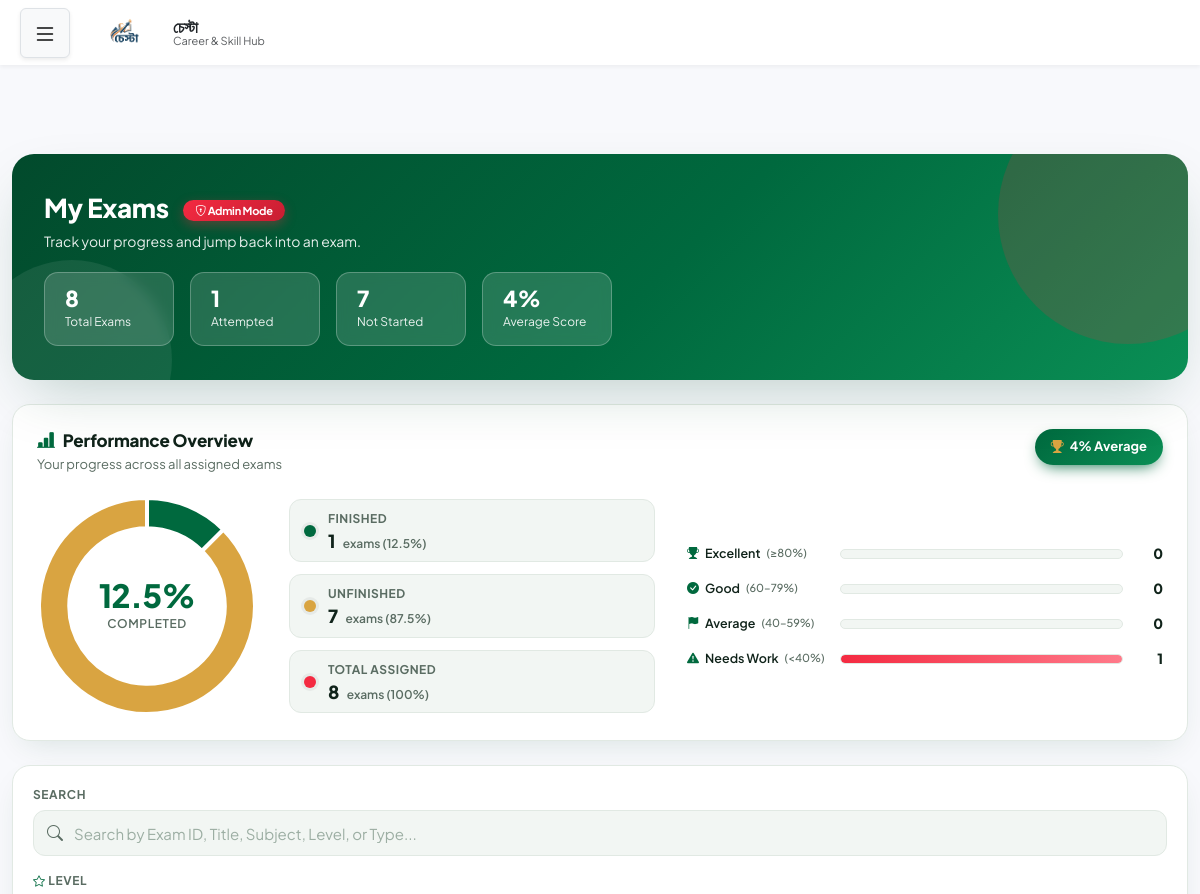
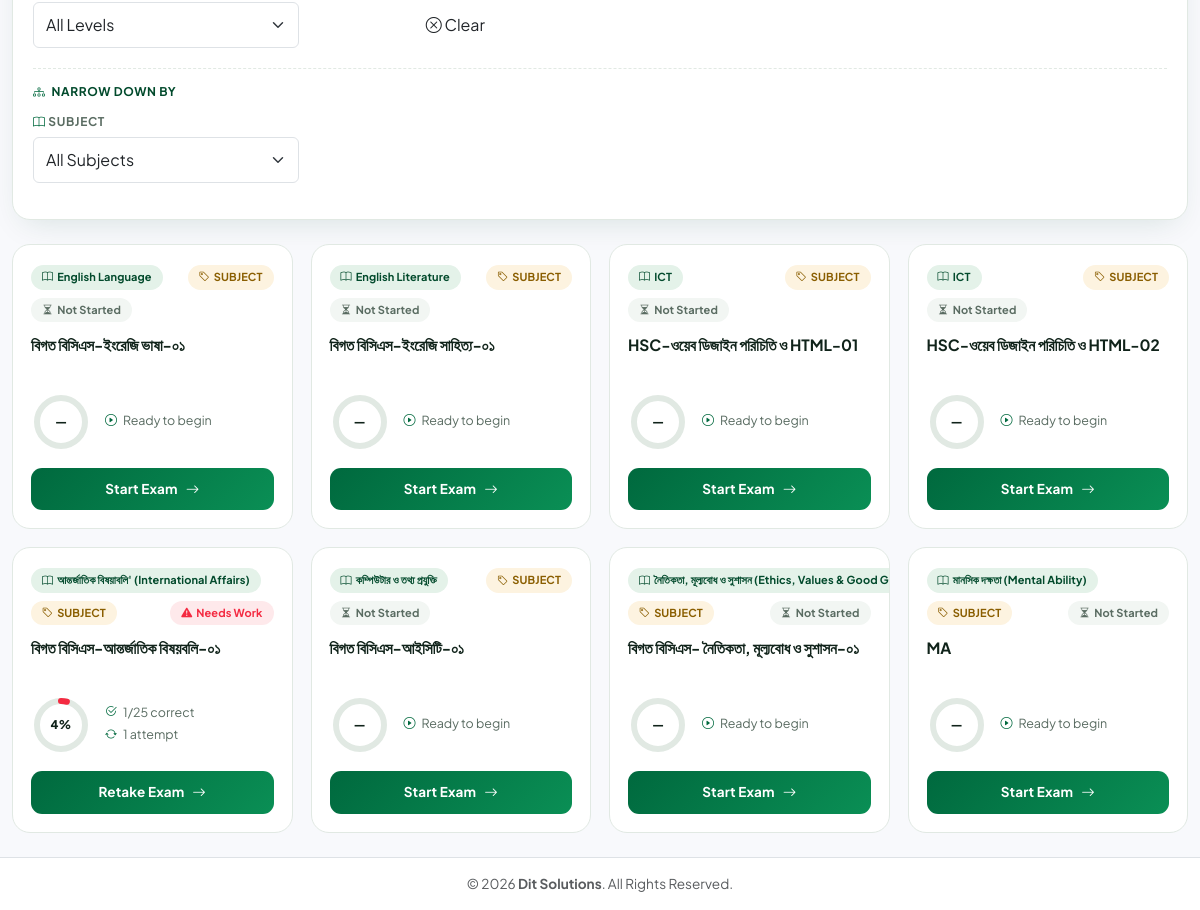
The page /exam_list.php (signed in) on the database its author committed (2 pictures, top to bottom).
### tables this page shows
CREATE TABLE `exams_info` (
  `exam_id` varchar(100) NOT NULL,
  `level_id` int(11) NOT NULL,
  `subject_id` int(11) DEFAULT NULL,
  `chapter_id` int(11) DEFAULT NULL,
  `topic_id` int(11) DEFAULT NULL,
  `exam_date` date DEFAULT NULL,
  `AUTHORIZED_STATUS` char(1) DEFAULT NULL,
  `AUTHORIZED_USER` varchar(100) DEFAULT NULL,
  `AUTHORIZED_DATE` date DEFAULT NULL,
  `title` varchar(255) NOT NULL,
  `created_date` datetime DEFAULT current_timestamp(),
  `br_code` varchar(20) DEFAULT NULL,
  `org_code` varchar(20) DEFAULT NULL,
  `ENTRY_DATE` date DEFAULT NULL,
  `ENTRY_USER` varchar(200) DEFAULT NULL,
  `EDIT_DATE` date DEFAULT NULL,
  `EDIT_USER` varchar(200) DEFAULT NULL,
  `DELETE_DATE` date DEFAULT NULL,
  `DELETE_USER` varchar(200) DEFAULT NULL,
  `exam_type_id` int(11) NOT NULL,
  `remarks` text NOT NULL
);

CREATE TABLE `subjects` (
  `id` int(11) NOT NULL,
  `level_id` int(11) NOT NULL,
  `name` varchar(255) NOT NULL,
  `BR_CODE` varchar(20) DEFAULT NULL,
  `ORG_CODE` varchar(20) DEFAULT NULL,
  `AUTHORIZED_STATUS` char(1) DEFAULT 'N',
  `AUTHORIZED_USER` varchar(100) DEFAULT NULL,
  `AUTHORIZED_DATE` date DEFAULT NULL,
  `ENTRY_DATE` date DEFAULT NULL,
  `ENTRY_USER` varchar(200) DEFAULT NULL,
  `EDIT_DATE` date DEFAULT NULL,
  `EDIT_USER` varchar(200) DEFAULT NULL,
  `DELETE_USER` varchar(200) DEFAULT NULL,
  `DELETE_DATE` date DEFAULT NULL
);

CREATE TABLE `exam_types` (
  `id` int(11) NOT NULL,
  `type_name` varchar(50) NOT NULL,
  `description` varchar(255) DEFAULT NULL,
  `status` char(1) DEFAULT 'Y'
);

### exam_list.php (the view, shortened to what the rows shown need)
<?php
require 'db.php';
$userSession = $_SESSION['user'];
$userId = $userSession['user_id'] ?? $userSession['USER_ID'] ?? '';
$FIXED_EXAM_TYPE_ID = 3;
$searchKeyword    = isset($_GET['search']) ? trim($_GET['search']) : '';
$sql = "SELECT
            e.exam_id,
            e.title,
            e.subject_id,
            e.level_id,
            e.exam_type_id,
            s.name as subject_name,
            l.name as level_name,
            t.type_name as exam_type_name
        FROM exams_info e
        LEFT JOIN subjects s ON e.subject_id = s.id
        LEFT JOIN levels l ON e.level_id = l.id
        LEFT JOIN exam_types t ON e.exam_type_id = t.id
        WHERE e.AUTHORIZED_STATUS = 'Y'
          AND e.exam_type_id = :fixed_exam_type_id";
$params = ['fixed_exam_type_id' => $FIXED_EXAM_TYPE_ID];
$sql .= " ORDER BY s.name ASC, e.title ASC";
try {
    $stmt = $pdo->prepare($sql);
    $stmt->execute($params);
    $exams = $stmt->fetchAll(PDO::FETCH_ASSOC);
} catch (PDOException $e) {
    error_log("Error fetching exams: " . $e->getMessage());
    $exams = [];
}
$examStatuses = [];
if (!empty($exams) && !empty($userId)) {
    $examIds = array_column($exams, 'exam_id');
    $placeholders = implode(',', array_fill(0, count($examIds), '?'));
    try {
        $statusStmt = $pdo->prepare("
            SELECT
                exam_id,
                COUNT(*) as attempt_count,
                MAX(score_pct) as best_score,
                MAX(correct_ans) as best_correct,
                total_questions,
                MIN(time_submitted) as first_attempt,
                MAX(time_submitted) as last_attempt,
                GROUP_CONCAT(DISTINCT grade ORDER BY score_pct DESC) as grades
            FROM exam_results
            WHERE exam_id IN ($placeholders) AND user_id = ?
            GROUP BY exam_id
        ");
        $params2 = array_merge($examIds, [$userId]);
        $statusStmt->execute($params2);
        $results = $statusStmt->fetchAll(PDO::FETCH_ASSOC);
        foreach ($results as $result) {
            $bestScore = round($result['best_score']);
            $bestCorrect = $result['best_correct'];
            $totalQues = $result['total_questions'];
            if ($bestScore >= 80) {
                $performance = 'excellent';
                $performanceText = 'Excellent';
                $icon = 'bi-trophy-fill';
                $color = '#0a8f55';
            } elseif ($bestScore >= 60) {
                $performance = 'good';
                $performanceText = 'Good';
                $icon = 'bi-check-circle-fill';
                $color = '#3b82a0';
            } elseif ($bestScore >= 40) {
                $performance = 'average';
                $performanceText = 'Average';
                $icon = 'bi-flag-fill';
                $color = '#d9a441';
            } else {
                $performance = 'needs-improvement';
                $performanceText = 'Needs Work';
                $icon = 'bi-exclamation-triangle-fill';
                $color = '#f42a41';
            }
            $examStatuses[$result['exam_id']] = [
                'attempted' => true,
                'attempt_count' => $result['attempt_count'],
                'best_score' => $result['best_score'],
                'best_correct' => $bestCorrect,
                'total_questions' => $totalQues,
                'best_wrong' => $totalQues - $bestCorrect,
                'best_score_rounded' => $bestScore,
                'performance' => $performance,
                'performance_text' => $performanceText,
                'icon' => $icon,
                'color' => $color,
                'last_attempt' => $result['last_attempt'],
                'grades' => $result['grades']
            ];
        }
    } catch (PDOException $e) {
        error_log("Error fetching exam status: " . $e->getMessage());
    }
}
function getExamCard($exam, $statuses, $searchKeyword) {
    $examId = $exam['exam_id'];
    $hasResult = isset($statuses[$examId]) && $statuses[$examId]['attempted'];
    $ringColor = $hasResult ? $statuses[$examId]['color'] : '#94a3b8';
    $scoreValue = $hasResult ? $statuses[$examId]['best_score_rounded'] : 0;
    $circumference = 2 * M_PI * 24;
    $offset = $circumference - ($circumference * $scoreValue / 100);
    ?>
    <div class="exam-card" id="exam-row-<?= htmlspecialchars($examId) ?>">
        <div class="exam-card-top">
            <?php if (!empty($exam['subject_name'])): ?>
                <span class="chip chip-subject"><i class="bi bi-book"></i> <?= htmlspecialchars($exam['subject_name']) ?></span>
            <?php else: ?>
                <span class="chip chip-muted">Not Assigned</span>
            <?php endif; ?>
            <?php if (!empty($exam['exam_type_name'])): ?>
                <span class="chip chip-type"><i class="bi bi-tag"></i> <?= htmlspecialchars($exam['exam_type_name']) ?></span>
            <?php endif; ?>
            <?php if ($hasResult): ?>
                <span class="chip chip-status" style="background:<?= $ringColor ?>1a; color:<?= $ringColor ?>;">
                    <i class="bi <?= $statuses[$examId]['icon'] ?>"></i> <?= $statuses[$examId]['performance_text'] ?>
                </span>
            <?php else: ?>
                <span class="chip chip-status chip-not-started"><i class="bi bi-hourglass-split"></i> Not Started</span>
            <?php endif; ?>
        </div>
        <h3 class="exam-title">
            <?= htmlspecialchars($exam['title']) ?>
        </h3>
        <div class="exam-card-body">
            <div class="ring-wrap">
                <svg class="score-ring" width="60" height="60" viewBox="0 0 60 60">
                    <circle cx="30" cy="30" r="24" class="ring-track"/>
                    <circle cx="30" cy="30" r="24" class="ring-progress"
                        stroke="<?= $ringColor ?>"
                        stroke-dasharray="<?= $circumference ?>"
                        stroke-dashoffset="<?= $hasResult ? $offset : $circumference ?>"/>
                </svg>
                <span class="ring-label"><?= $hasResult ? $scoreValue . '%' : '—' ?></span>
            </div>
            <div class="exam-meta">
                <?php if ($hasResult): ?>
                    <div class="meta-row">
                        <i class="bi bi-check2-circle"></i>
                        <span><?= $statuses[$examId]['best_correct'] ?>/<?= $statuses[$examId]['total_questions'] ?> correct</span>
                    </div>
                    <div class="meta-row">
                        <i class="bi bi-arrow-repeat"></i>
                        <span><?= $statuses[$examId]['attempt_count'] ?> attempt<?= $statuses[$examId]['attempt_count'] > 1 ? 's' : '' ?></span>
                    </div>
                <?php else: ?>
                    <div class="meta-row">
                        <i class="bi bi-play-circle"></i>
                        <span>Ready to begin</span>
                    </div>
                <?php endif; ?>
            </div>
        </div>
        <a href="view_exam.php?id=<?= urlencode($examId) ?>" class="exam-action">
            <?= $hasResult ? 'Retake Exam' : 'Start Exam' ?> <i class="bi bi-arrow-right"></i>
        </a>
    </div>
    <?php
    return ob_get_clean();
}
?>
<!DOCTYPE html>
<html lang="en">
<head>
    <link href="https://cdn.jsdelivr.net/npm/bootstrap@5.3.0/dist/css/bootstrap.min.css" rel="stylesheet">
    <link href="https://cdn.jsdelivr.net/npm/bootstrap-icons@1.11.3/font/bootstrap-icons.css" rel="stylesheet">
</head>
<body class="d-flex flex-column min-vh-100">
<?php include 'header.php'; ?>
<main class="container py-4 flex-grow-1">
    <div id="examGrid">
        <?php if (count($exams) > 0): ?>
            <?php foreach ($exams as $exam): ?>
                <?= getExamCard($exam, $examStatuses, $searchKeyword) ?>
            <?php endforeach; ?>
        <?php endif; ?>
    </div>
</main>
<?php include 'footer.php'; ?>
</body>
</html>

### rows shown on the page
exams_info: subject.name "English Language", exam_type.type_name "SUBJECT", shows "Not Started", title "বিগত বিসিএস-ইংরেজি ভাষা-০১", shows "Ready to begin", shows "Start Exam"
exams_info: subject.name "English Literature", exam_type.type_name "SUBJECT", shows "Not Started", title "বিগত বিসিএস-ইংরেজি সাহিত্য-০১", shows "Ready to begin", shows "Start Exam"
exams_info: subject.name "ICT", exam_type.type_name "SUBJECT", shows "Not Started", title "HSC-ওয়েব ডিজাইন পরিচিতি ও HTML-01", shows "Ready to begin", shows "Start Exam"
exams_info: subject.name "ICT", exam_type.type_name "SUBJECT", shows "Not Started", title "HSC-ওয়েব ডিজাইন পরিচিতি ও HTML-02", shows "Ready to begin", shows "Start Exam"
exams_info: subject.name "আন্তর্জাতিক বিষয়াবলি' (International Affairs)", exam_type.type_name "SUBJECT", exam_id "Needs Work", title "বিগত বিসিএস-আন্তর্জাতিক বিষয়বলি-০১", exam_id "4", best_correct "1", total_questions "25", attempt_count "1", shows "Retake Exam"
exams_info: subject.name "কম্পিউটার ও তথ্য প্রযুক্তি", exam_type.type_name "SUBJECT", shows "Not Started", title "বিগত বিসিএস-আইসিটি-০১", shows "Ready to begin", shows "Start Exam"
exams_info: subject.name "নৈতিকতা, মূল্যবোধ ও সুশাসন (Ethics, Values & Good…", exam_type.type_name "SUBJECT", shows "Not Started", title "বিগত বিসিএস- নৈতিকতা, মূল্যবোধ ও সুশাসন-০১", shows "Ready to begin", shows "Start Exam"
exams_info: subject.name "মানসিক দক্ষতা (Mental Ability)", exam_type.type_name "SUBJECT", shows "Not Started", title "MA", shows "Ready to begin", shows "Start Exam"

### other values the page prints
$orgName "চেস্টা"
$totalExamsCount "8"
$attemptedCount "1"
$notStartedCount "7"
$avgScore "4"
$finishedPct "12.5"
$unfinishedPct "87.5"
$excellentCount "0"
$goodCount "0"
$averageCount "0"
$needsWorkCount "1"
chart data {{ $attemptedCount }} 1
chart data {{ $notStartedCount }} 7
